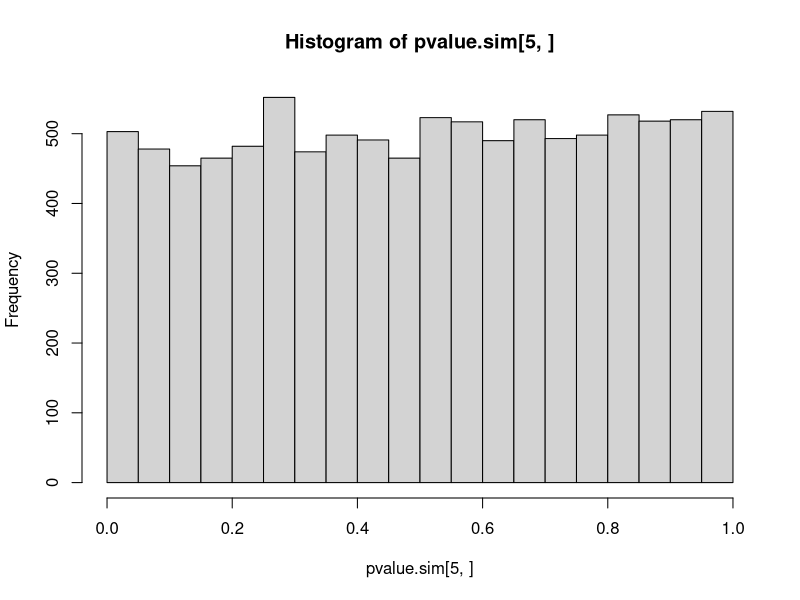
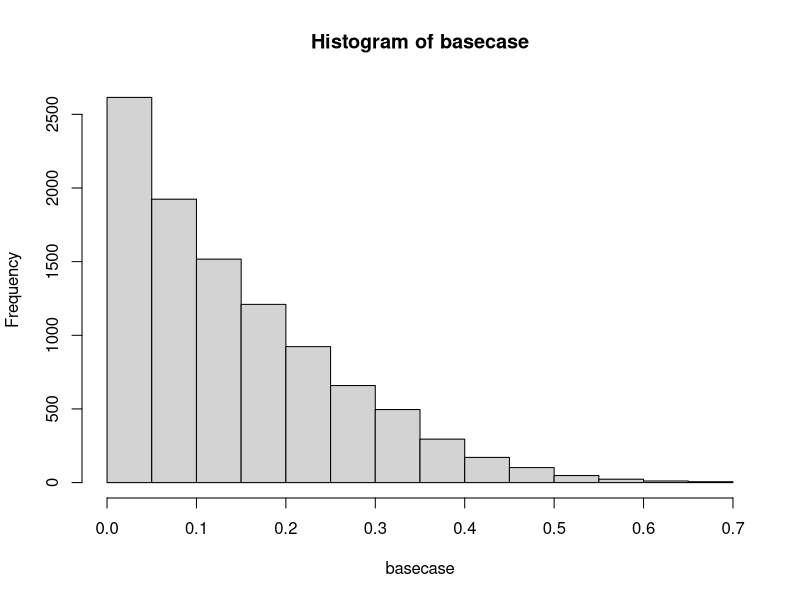
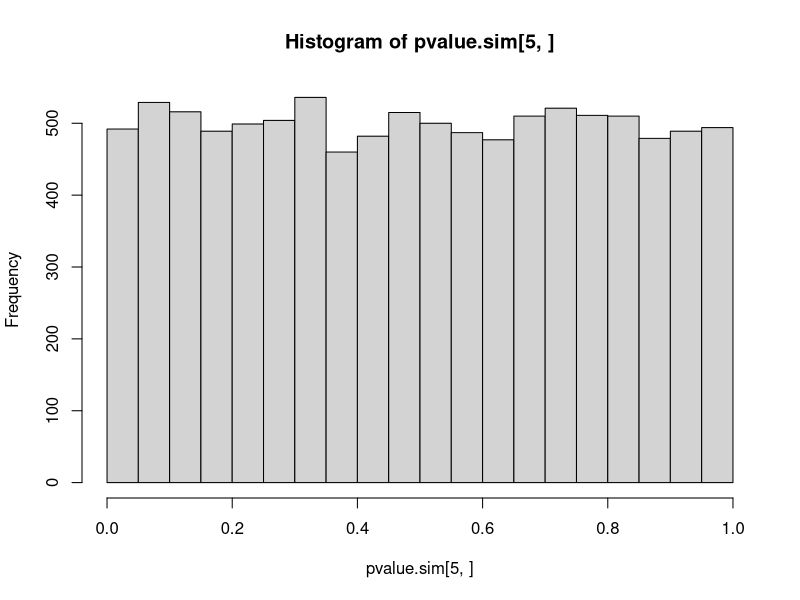
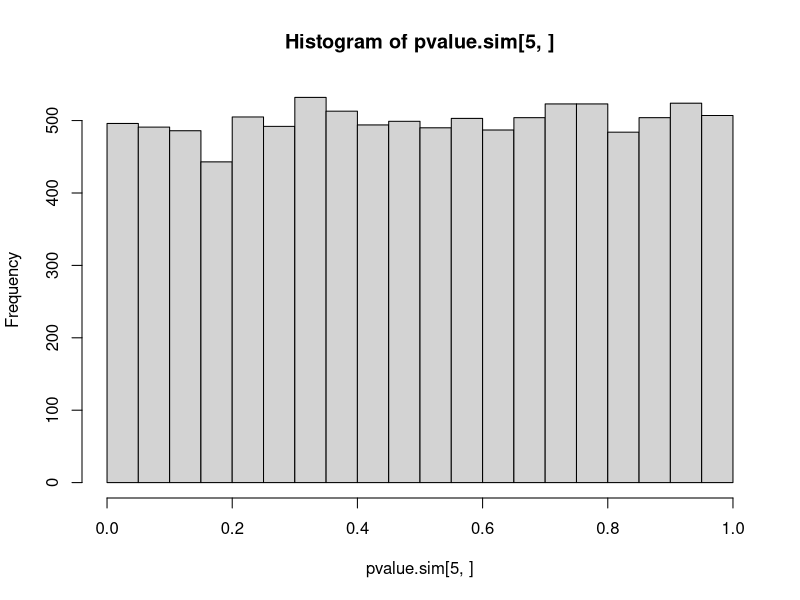
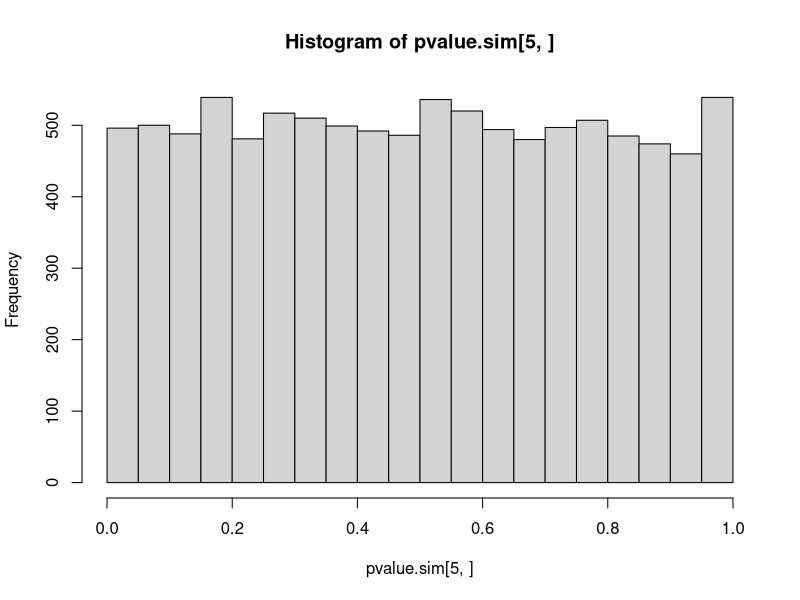
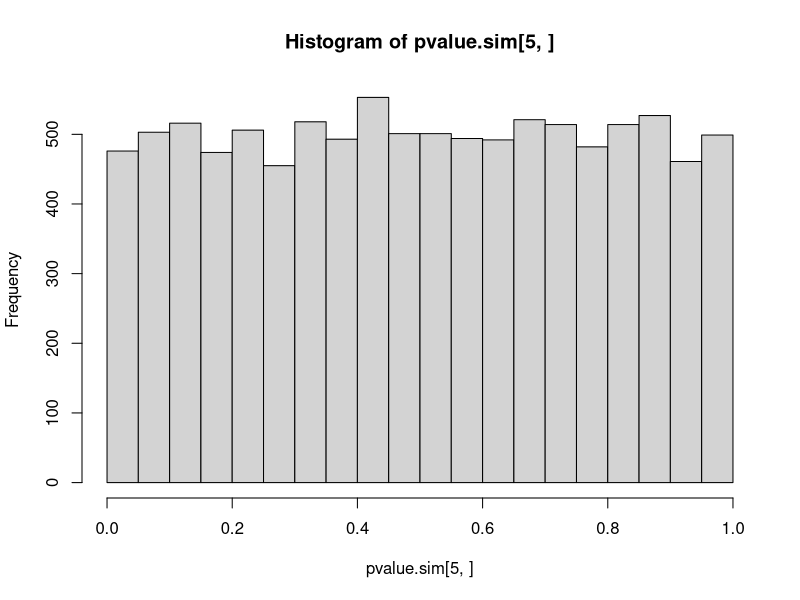
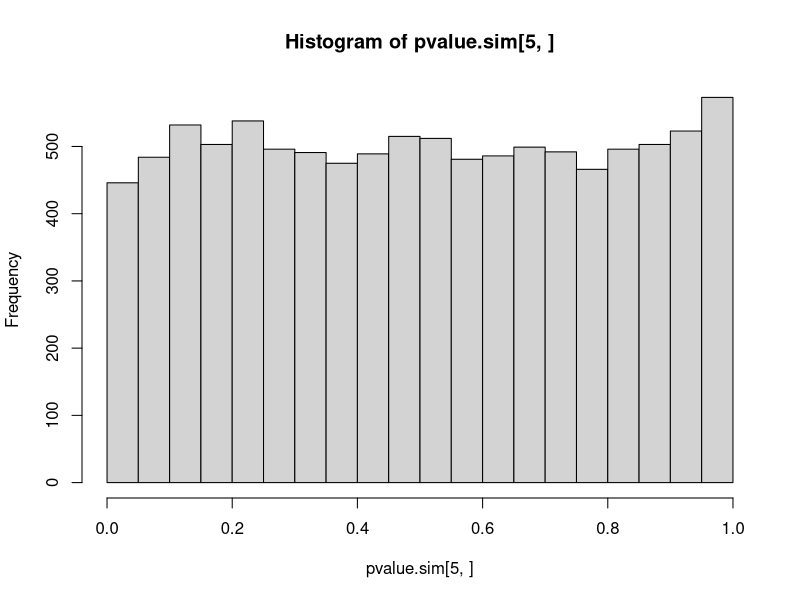
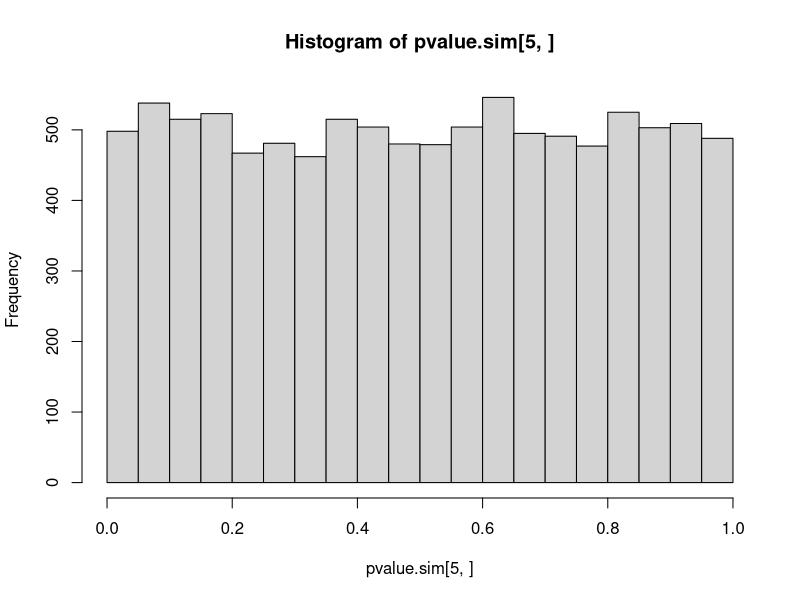

The R script that drew these images, in order: (Note: a time limit stopped this script after it produced the figures.)
## ---- chunk 1
knitr::opts_chunk$set(echo = TRUE)
## ---- chunk 2
simulation<-function(N,K,n,Ybar,sigma,M){

Ybar.sim<-matrix(nrow = K,ncol = M)
variance.sim<-matrix(nrow = K,ncol = M)
for (i in 1:K){
for (j in 1:M){
  Ybar.sim[i,j]=rnorm(1,Ybar[i],sigma[i]*sqrt(K/N))
  variance.sim[i,j]=rchisq(1,n[i]-1)*(sigma[i]^2)/(n[i]-1)
}
}

Vneyman.sim<-matrix(nrow = (K-1),ncol = M)
for(i in 1:(K-1)){
  for(j in 1:M) {
    Vneyman.sim[i,j]<-variance.sim[i+1,j]/n[i]+variance.sim[1,j]/n[1]
  }
}

theta.sim<-matrix(nrow = (K-1),ncol = M)
for(i in 1:(K-1)){
  for(j in 1:M) {
    theta.sim[i,j]<-(Ybar.sim[i+1,j]-Ybar.sim[1,j])/sqrt(Vneyman.sim[i,j])
  }
}

pvalue.sim<-matrix(nrow = (K-1),ncol = M)
for(i in 1:(K-1)){
  for(j in 1:M){
    pvalue.sim[i,j]=2*pnorm(-abs(theta.sim[i,j]))
  }
}

pcombine.sim<-as.numeric()
for(j in 1:M) {pcombine.sim[j]=min(pvalue.sim[,j])}

hist(pvalue.sim[5,])
pcombine.sim

}
## ---- chunk 3
basecase=simulation(10000,10,rep(1000,10),rep(0,10),rep(1,10),10000)
hist(basecase)
cutoff=sort(basecase)[500]
## ---- chunk 4
epsilon<-seq(0,1,0.01)
prob<-as.numeric()
for(i in 1:100){
  pcombine<-simulation(10000,10,rep(1000,10),c(rep(0,9),epsilon[i]),rep(1,10),10000)
  prob[i]<-length(which(pcombine<cutoff))/length(pcombine)

}

## ---- chunk 5
plot(epsilon[1:100],prob)
